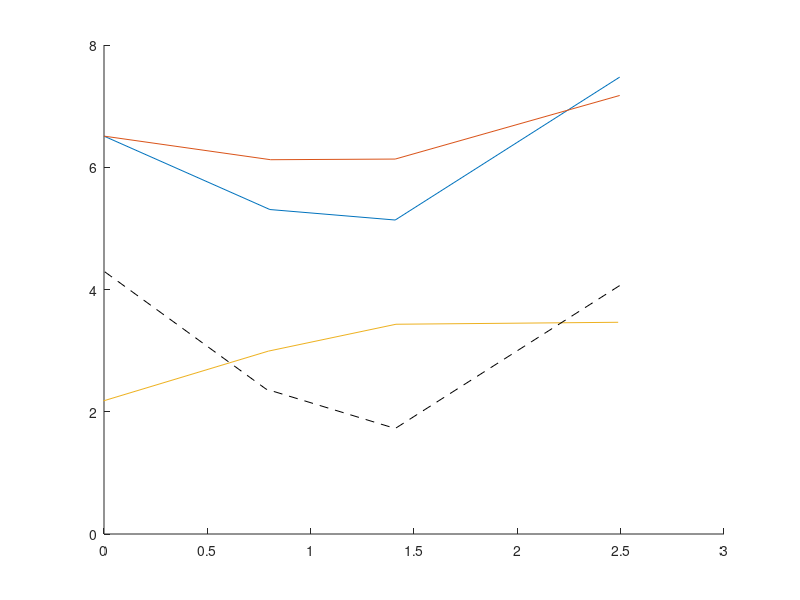
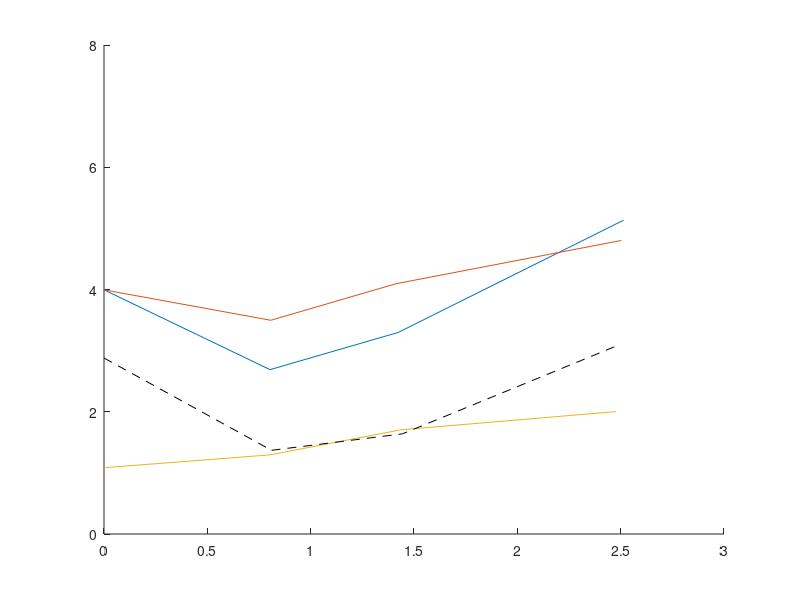
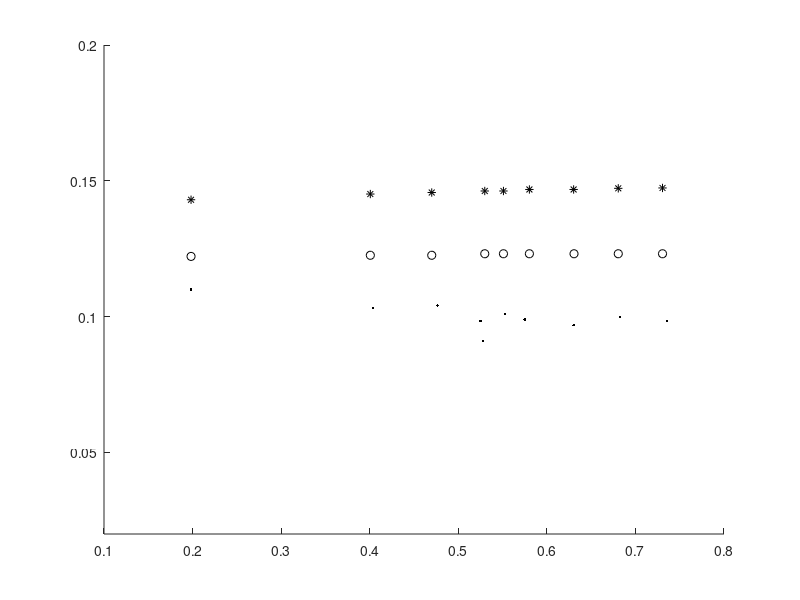
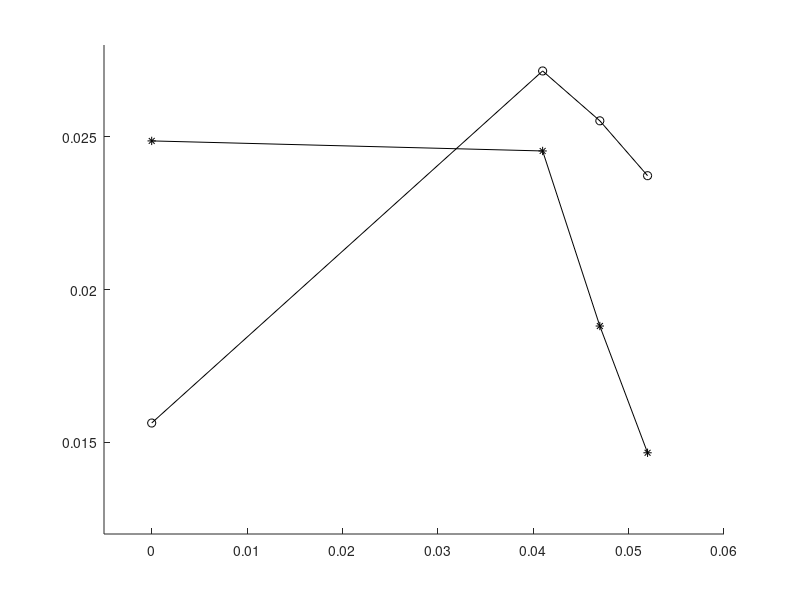

The MATLAB script that drew these images, in order:
close all
clear variables
load lit_review_data.mat


%physical properties
R = 287.058; %[Joules/(kg.K)]
cp = 1121; %[Joules/(kg.K)]
cv = 834; %[Joules/(kg.K)]
gamma = cp/cv; 


figure(1)
hold on
%axis equal
xlim([0 3])
ylim([0 8])
plot(raffel122coolant0(:,1),raffel122coolant0(:,2));
plot(raffel122measuredtotal(:,1),raffel122measuredtotal(:,2));
plot(raffel122upstreamofte(:,1),raffel122upstreamofte(:,2));
plot(raffel122teloss(:,1),raffel122teloss(:,2), 'k--');

figure(2)
hold on
%axis equal
xlim([0 3])
ylim([0 8])
plot(raffel134coolant0(:,1),raffel134coolant0(:,2));
plot(raffel134measuredtotal(:,1),raffel134measuredtotal(:,2));
plot(raffel134upstreamofte(:,1),raffel134upstreamofte(:,2));
plot(raffel134teloss(:,1),raffel134teloss(:,2), 'k--');

figure(3)
hold on
%axis equal
xlim([0.1 0.8])
ylim([0.02 0.2])
plot(backdatrinidade_loss_models(:,1),backdatrinidade_loss_models(:,2), 'k*')
plot(backdatrinidade_loss_models(:,3),backdatrinidade_loss_models(:,4), 'ko')
plot(backdatrinidade_loss_models(:,5),backdatrinidade_loss_models(:,6), 'k.')

figure(4)
hold on
%axis equal
xlim([-0.005 0.06])
ylim([0.012 0.028])
plot(gaoTE_cpt_and_alpha_vs_blowing(:,1),gaoTE_cpt_and_alpha_vs_blowing(:,2), 'k*-')
plot(gaoTE_cpt_and_alpha_vs_blowing(:,3),gaoTE_cpt_and_alpha_vs_blowing(:,4), 'ko-')



%compare Giel's and Gao's loss definitions

PR_critical = ((gamma+1)/2)^(gamma/(1-gamma));

p01 = 1;
p2 = p01*PR_critical;
p0c = 0.2*p01;

Delta_TP = 0:0.001:0.4*(p01-p2);
p02 = p01 - Delta_TP + p0c;

CpGiel = (p01-p02)./(p01-p2);
CpGao = (p01-p02)./(p02-p2);

CpGaoSeries1 = CpGiel;
CpGaoSeries2 = CpGiel + CpGiel.^2;
CpGaoSeries3 = CpGiel + CpGiel.^2 + CpGiel.^3;
CpGaoSeries4 = CpGiel + CpGiel.^2 + CpGiel.^3 + CpGiel.^4;
CpGaoSeries5 = CpGiel + CpGiel.^2 + CpGiel.^3 + CpGiel.^4 + CpGiel.^5;

CpGielSeries1 = CpGao;
CpGielSeries2 = CpGao - CpGao.^2;
CpGielSeries3 = CpGao - CpGao.^2 + CpGao.^3;
CpGielSeries4 = CpGao - CpGao.^2 + CpGao.^3 - CpGao.^4;
CpGielSeries5 = CpGao - CpGao.^2 + CpGao.^3 - CpGao.^4 + CpGao.^5;


figure(5)
plot(Delta_TP,CpGaoSeries1, 'm-');
hold on
plot(Delta_TP,CpGaoSeries2, 'c-');
plot(Delta_TP,CpGaoSeries3, 'r-');
plot(Delta_TP,CpGaoSeries4, 'b-');
plot(Delta_TP,CpGaoSeries5, 'g-');
plot(Delta_TP,CpGao, 'k--');

figure(6)
plot(Delta_TP,CpGielSeries1, 'm-');
hold on
plot(Delta_TP,CpGielSeries2, 'c-');
plot(Delta_TP,CpGielSeries3, 'r-');
plot(Delta_TP,CpGielSeries4, 'b-');
plot(Delta_TP,CpGielSeries5, 'g-');
plot(Delta_TP,CpGiel, 'k--');

